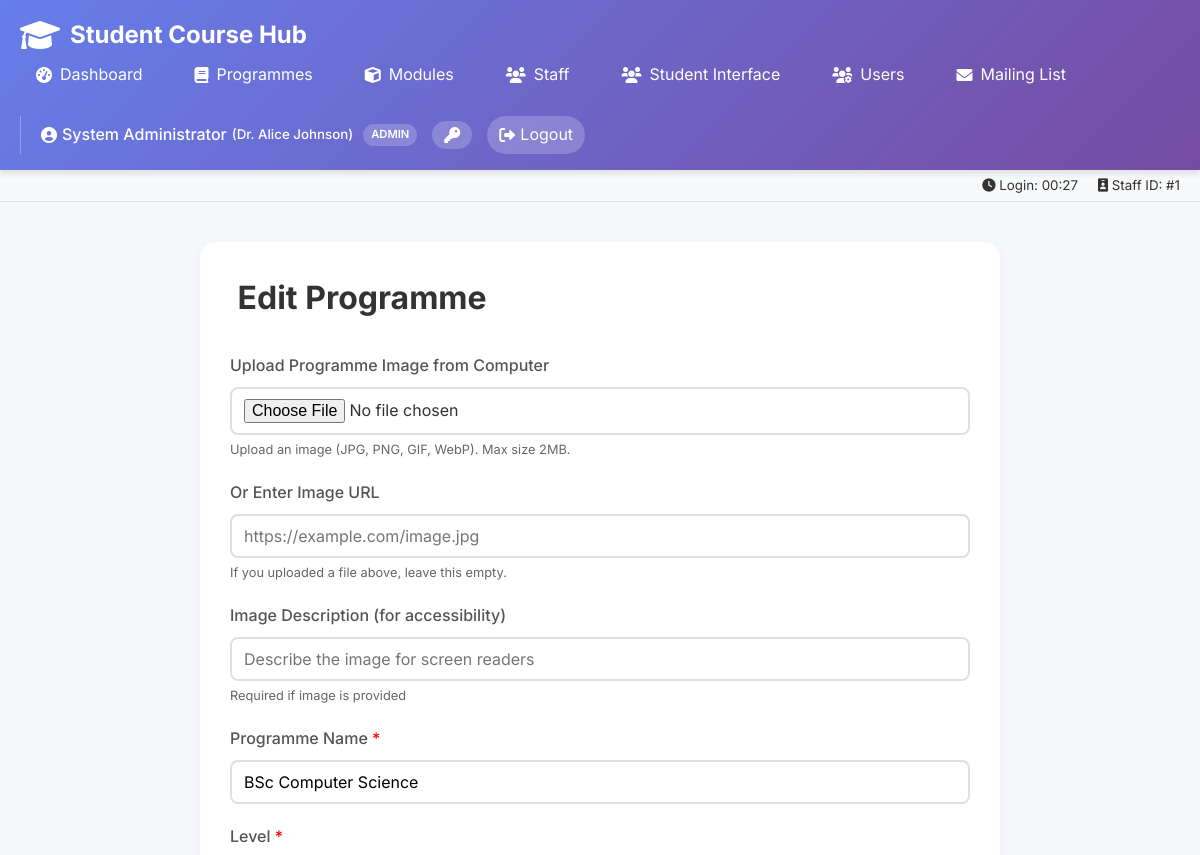
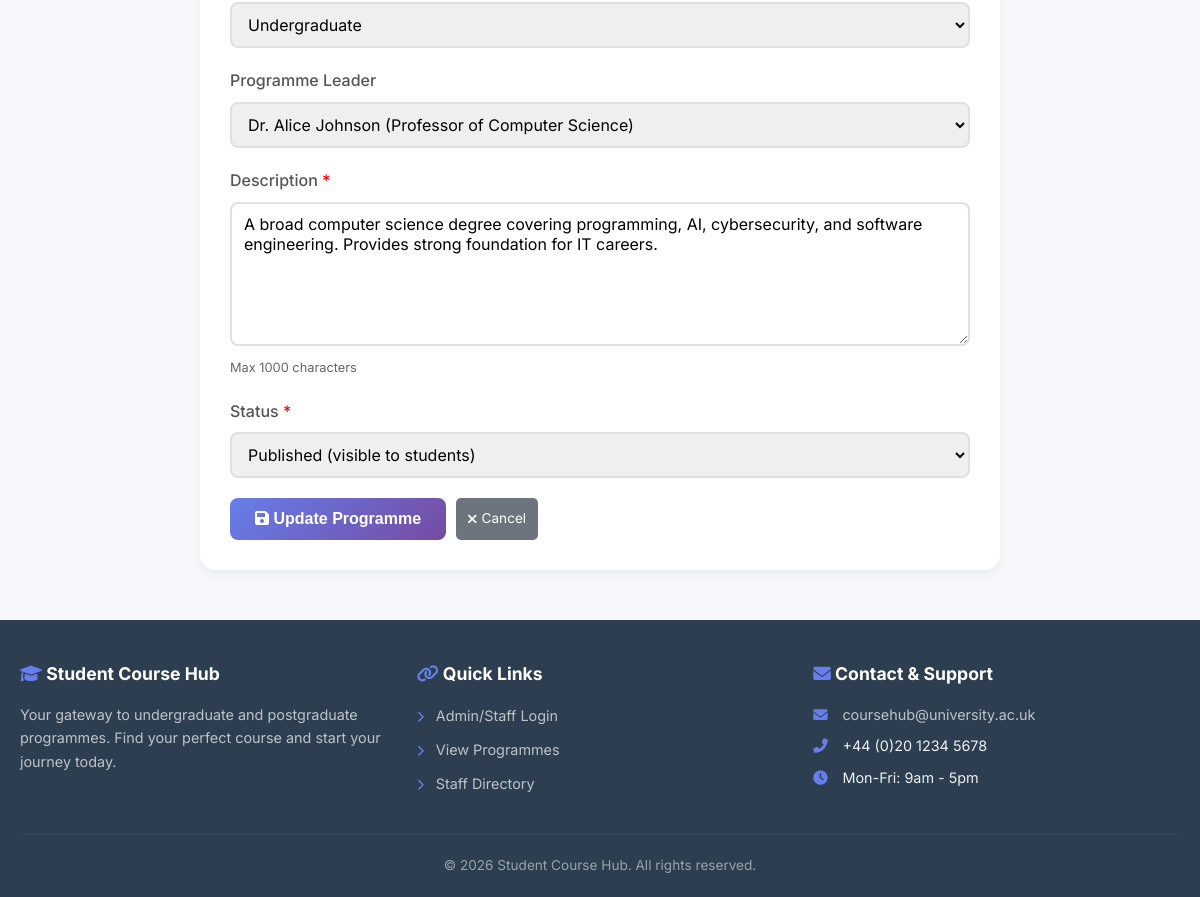
Page /edit-programme.php?id=1 (signed in) on the committed database (2 pictures, top to bottom).
### tables this page shows
CREATE TABLE Programmes (
    ProgrammeID INT PRIMARY KEY AUTO_INCREMENT,
    ProgrammeName VARCHAR(150) NOT NULL,
    LevelID INT,
    ProgrammeLeaderID INT,
    Description TEXT,
    Image VARCHAR(255),
    ImageAlt TEXT,
    Status ENUM('published','draft') DEFAULT 'draft',
    CreatedAt TIMESTAMP DEFAULT CURRENT_TIMESTAMP,
    UpdatedAt TIMESTAMP DEFAULT CURRENT_TIMESTAMP ON UPDATE CURRENT_TIMESTAMP,
    FOREIGN KEY (LevelID) REFERENCES Levels(LevelID),
    FOREIGN KEY (ProgrammeLeaderID) REFERENCES Staff(StaffID)
);

CREATE TABLE Levels (
    LevelID INT PRIMARY KEY,
    LevelName VARCHAR(50) NOT NULL
);

CREATE TABLE Staff (
    StaffID INT PRIMARY KEY,
    Name VARCHAR(100) NOT NULL,
    Title VARCHAR(100),
    Bio TEXT,
    Department VARCHAR(100),
    Photo VARCHAR(255),
    Email VARCHAR(100)
);

### edit-programme.php (the view, shortened to what this page needs)
<?php
require_once '../includes/config.php';
$id = isset($_GET['id']) ? (int)$_GET['id'] : 0;
if ($id == 0) {
    $programme = [
        'ProgrammeID' => 0,
        'ProgrammeName' => '',
        'LevelID' => '',
        'ProgrammeLeaderID' => '',
        'Description' => '',
        'Image' => '',
        'ImageAlt' => '',
        'Status' => 'draft'
    ];
} else {
    $stmt = mysqli_prepare($conn, "SELECT * FROM Programmes WHERE ProgrammeID = ?");
    mysqli_stmt_bind_param($stmt, "i", $id);
    mysqli_stmt_execute($stmt);
    $result = mysqli_stmt_get_result($stmt);
    $programme = mysqli_fetch_assoc($result);
}
include '../includes/header.php';
$levels = mysqli_query($conn, "SELECT * FROM Levels ORDER BY LevelName");
$staff = mysqli_query($conn, "SELECT * FROM Staff ORDER BY Name");
?>
<div class="form-container" style="max-width: 800px; margin: 0 auto; background: white; padding: 30px; border-radius: 15px; box-shadow: 0 4px 10px rgba(0,0,0,0.05);">
    <h1 style="margin-bottom: 30px;">
        <?php echo $id == 0 ? 'Add New' : 'Edit'; ?> Programme
    </h1>
    <form method="POST" action="<?php echo BASE_PATH; ?>admin/process-programme.php" enctype="multipart/form-data">
        <div class="form-group">
            <label for="programme_image">Upload Programme Image from Computer</label>
            <input type="file" id="programme_image" name="programme_image" accept="image/jpeg,image/png,image/gif,image/webp">
            <small>Upload an image (JPG, PNG, GIF, WebP). Max size 2MB.</small>
        </div>
        <div class="form-group">
            <label for="image">Or Enter Image URL</label>
            <input type="url" id="image" name="image"
                   value="<?php echo htmlspecialchars($programme['Image'] ?? ''); ?>"
                   placeholder="https://example.com/image.jpg" maxlength="255">
            <small>If you uploaded a file above, leave this empty.</small>
        </div>
        <div class="form-group">
            <label for="imageAlt">Image Description (for accessibility)</label>
            <input type="text" id="imageAlt" name="imageAlt"
                   value="<?php echo htmlspecialchars($programme['ImageAlt'] ?? ''); ?>"
                   placeholder="Describe the image for screen readers" maxlength="255">
            <small>Required if image is provided</small>
        </div>
        <div class="form-group">
            <label for="programmeName">Programme Name <span style="color: red;">*</span></label>
            <input type="text" id="programmeName" name="programmeName" required
                   value="<?php echo htmlspecialchars($programme['ProgrammeName']); ?>"
                   placeholder="e.g., BSc Computer Science" maxlength="150">
        </div>
        <div class="form-group">
            <label for="levelId">Level <span style="color: red;">*</span></label>
            <select id="levelId" name="levelId" required>
                <?php while ($level = mysqli_fetch_assoc($levels)): ?>
                    <option value="<?php echo $level['LevelID']; ?>"
                        <?php echo $level['LevelID'] == $programme['LevelID'] ? 'selected' : ''; ?>>
                        <?php echo htmlspecialchars($level['LevelName']); ?>
                    </option>
                <?php endwhile; ?>
            </select>
        </div>
        <div class="form-group">
            <label for="programmeLeader">Programme Leader</label>
            <select id="programmeLeader" name="programmeLeader">
                <?php
                mysqli_data_seek($staff, 0);
                while ($s = mysqli_fetch_assoc($staff)):
                ?>
                    <option value="<?php echo $s['StaffID']; ?>"
                        <?php echo $s['StaffID'] == $programme['ProgrammeLeaderID'] ? 'selected' : ''; ?>>
                        <?php echo htmlspecialchars($s['Name']); ?>
                        <?php if (!empty($s['Title'])): ?>
                            (<?php echo htmlspecialchars($s['Title']); ?>)
                        <?php endif; ?>
                    </option>
                <?php endwhile; ?>
            </select>
        </div>
        <div class="form-group">
            <label for="description">Description <span style="color: red;">*</span></label>
            <textarea id="description" name="description" required rows="6" maxlength="1000"
                      placeholder="Enter programme description"><?php echo htmlspecialchars($programme['Description']); ?></textarea>
            <small>Max 1000 characters</small>
        </div>
        <div class="form-group">
            <label for="status">Status <span style="color: red;">*</span></label>
            <select id="status" name="status" required>
                <option value="published" <?php echo $programme['Status'] == 'published' ? 'selected' : ''; ?>>Published (visible to students)</option>
            </select>
        </div>
        <div style="display: flex; gap: 10px; margin-top: 20px;">
            <button type="submit" class="submit-btn">
                <i class="fas fa-save"></i> <?php echo $id == 0 ? 'Save' : 'Update'; ?> Programme
            </button>
            <a href="<?php echo BASE_PATH; ?>admin/programmes.php" class="view-btn" style="background: #6c757d;">
                <i class="fas fa-times"></i> Cancel
            </a>
        </div>
    </form>
</div>
<?php include '../includes/footer.php'; ?>

### css/common.css (style rules this page uses)
* { margin: 0; padding: 0; box-sizing: border-box; }
body { font-family: 'Inter', sans-serif; background: #f5f7fa; color: #333; line-height: 1.6; }
.submit-btn { background: linear-gradient(135deg, #667eea 0%, #764ba2 100%); color: white; border: none; padding: 12px 25px; border-radius: 8px; font-size: 1rem; font-weight: 600; cursor: pointer; transition: all 0.3s; }
.edit-btn, .delete-btn, .view-btn { padding: 6px 12px; border: none; border-radius: 5px; cursor: pointer; font-size: 0.85rem; transition: all 0.2s ease; text-decoration: none; display: inline-flex; align-items: center; gap: 5px; }
.view-btn { background: #17a2b8; color: white; }
.form-group { margin-bottom: 20px; }
.form-group label { display: block; margin-bottom: 8px; font-weight: 500; color: #555; }
.form-group input, .form-group select, .form-group textarea { width: 100%; padding: 10px 12px; border: 2px solid #e0e0e0; border-radius: 8px; font-size: 1rem; font-family: 'Inter', sans-serif; transition: all 0.3s; }
.form-group textarea { min-height: 100px; resize: vertical; }
.form-group small { display: block; color: #666; font-size: 0.8rem; margin-top: 5px; }

### rows in the picture
programmes: programmeName "BSc Computer Science", levelId "Undergraduate", programmeLeader "Dr. Alice Johnson (Professor of Computer Science)", description "A broad computer science degree covering programming, AI, cybersecurity, and software engineering. Provides strong foundation for IT careers.", status "Published (visible to students)"

### other values in the picture
$current_user_name "System Administrator"
$staff_name "Dr. Alice Johnson"
$current_user_role "ADMIN"
date('H:i', $_SESSION['login_time']) "00:27"
$staff_id "1"
